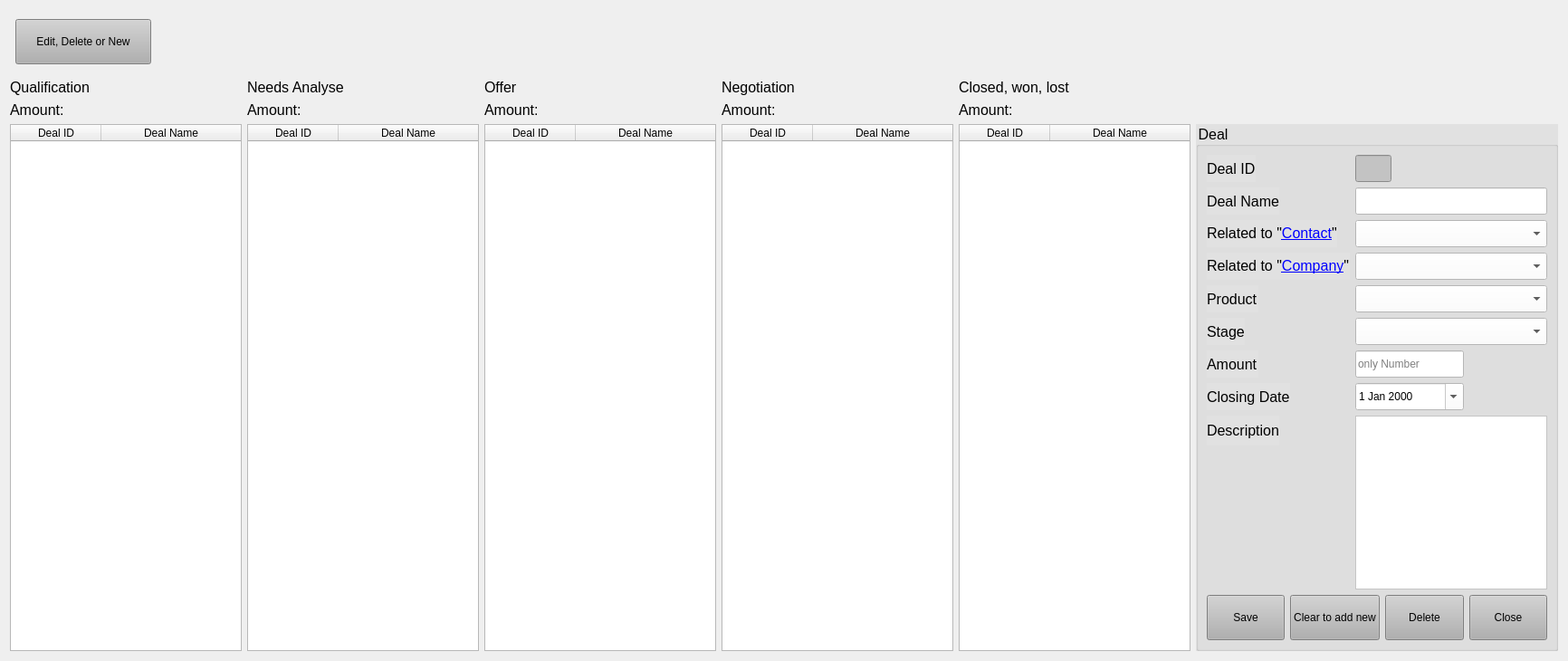
      <widget class="QWidget" name="tab_8">
       <attribute name="title">
        <string>Seite</string>
       </attribute>
       <layout class="QGridLayout" name="gridLayout_6">
        <item row="2" column="0" colspan="2">
         <layout class="QGridLayout" name="gridLayout_7">
          <item row="2" column="0">
           <widget class="QTableWidget" name="tableWidget_4">
            <property name="styleSheet">
             <string notr="true">QScrollBar::handle:horizontal{background-color: rgb(176, 176, 176)}\</string>
            </property>
            <property name="selectionBehavior">
             <enum>QAbstractItemView::SelectRows</enum>
            </property>
            <attribute name="horizontalHeaderStretchLastSection">
             <bool>true</bool>
            </attribute>
            <attribute name="verticalHeaderVisible">
             <bool>false</bool>
            </attribute>
            <column>
             <property name="text">
              <string>Deal ID</string>
             </property>
            </column>
            <column>
             <property name="text">
              <string>Deal Name</string>
             </property>
            </column>
           </widget>
          </item>
          <item row="2" column="1">
           <widget class="QTableWidget" name="tableWidget_7">
            <property name="styleSheet">
             <string notr="true">QScrollBar::handle:horizontal{background-color: rgb(176, 176, 176)}\</string>
            </property>
            <property name="selectionBehavior">
             <enum>QAbstractItemView::SelectRows</enum>
            </property>
            <attribute name="horizontalHeaderStretchLastSection">
             <bool>true</bool>
            </attribute>
            <attribute name="verticalHeaderVisible">
             <bool>false</bool>
            </attribute>
            <column>
             <property name="text">
              <string>Deal ID</string>
             </property>
            </column>
            <column>
             <property name="text">
              <string>Deal Name</string>
             </property>
            </column>
           </widget>
          </item>
          <item row="2" column="2">
           <widget class="QTableWidget" name="tableWidget_6">
            <property name="styleSheet">
             <string notr="true">QScrollBar::handle:horizontal{background-color: rgb(176, 176, 176)}\</string>
            </property>
            <property name="selectionBehavior">
             <enum>QAbstractItemView::SelectRows</enum>
            </property>
            <attribute name="horizontalHeaderStretchLastSection">
             <bool>true</bool>
            </attribute>
            <attribute name="verticalHeaderVisible">
             <bool>false</bool>
            </attribute>
            <column>
             <property name="text">
              <string>Deal ID</string>
             </property>
            </column>
            <column>
             <property name="text">
              <string>Deal Name</string>
             </property>
            </column>
           </widget>
          </item>
          <item row="2" column="3">
           <widget class="QTableWidget" name="tableWidget_8">
            <property name="styleSheet">
             <string notr="true">QScrollBar::handle:horizontal{background-color: rgb(176, 176, 176)}\</string>
            </property>
            <property name="selectionBehavior">
             <enum>QAbstractItemView::SelectRows</enum>
            </property>
            <attribute name="horizontalHeaderStretchLastSection">
             <bool>true</bool>
            </attribute>
            <attribute name="verticalHeaderVisible">
             <bool>false</bool>
            </attribute>
            <column>
             <property name="text">
              <string>Deal ID</string>
             </property>
            </column>
            <column>
             <property name="text">
              <string>Deal Name</string>
             </property>
            </column>
           </widget>
          </item>
          <item row="2" column="4">
           <widget class="QTableWidget" name="tableWidget_9">
            <property name="styleSheet">
             <string notr="true">QScrollBar::handle:horizontal{background-color: rgb(176, 176, 176)}\</string>
            </property>
            <property name="selectionBehavior">
             <enum>QAbstractItemView::SelectRows</enum>
            </property>
            <attribute name="horizontalHeaderStretchLastSection">
             <bool>true</bool>
            </attribute>
            <attribute name="verticalHeaderVisible">
             <bool>false</bool>
            </attribute>
            <column>
             <property name="text">
              <string>Deal ID</string>
             </property>
            </column>
            <column>
             <property name="text">
              <string>Deal Name</string>
             </property>
            </column>
           </widget>
          </item>
          <item row="2" column="5">
           <widget class="QGroupBox" name="groupBox_11">
            <property name="minimumSize">
             <size>
              <width>0</width>
              <height>0</height>
             </size>
            </property>
            <property name="maximumSize">
             <size>
              <width>400</width>
              <height>16777215</height>
             </size>
            </property>
            <property name="font">
             <font>
              <family>Segoe UI</family>
              <pointsize>12</pointsize>
             </font>
            </property>
            <property name="styleSheet">
             <string notr="true">background-color: rgb(225, 225, 225);</string>
            </property>
            <property name="title">
             <string>Deal</string>
            </property>
            <layout class="QVBoxLayout" name="verticalLayout_11">
             <item>
              <layout class="QFormLayout" name="formLayout_5">
               <item row="0" column="0">
                <widget class="QLabel" name="label_74">
                 <property name="minimumSize">
                  <size>
                   <width>40</width>
                   <height>30</height>
                  </size>
                 </property>
                 <property name="font">
                  <font>
                   <family>Segoe UI</family>
                   <pointsize>12</pointsize>
                  </font>
                 </property>
                 <property name="text">
                  <string>Deal ID</string>
                 </property>
                </widget>
               </item>
               <item row="1" column="0">
                <widget class="QLabel" name="label_75">
                 <property name="minimumSize">
                  <size>
                   <width>40</width>
                   <height>30</height>
                  </size>
                 </property>
                 <property name="font">
                  <font>
                   <family>Segoe UI</family>
                   <pointsize>12</pointsize>
                  </font>
                 </property>
                 <property name="text">
                  <string>Deal Name</string>
                 </property>
                </widget>
               </item>
               <item row="2" column="0">
                <widget class="QLabel" name="label_76">
                 <property name="minimumSize">
                  <size>
                   <width>40</width>
                   <height>0</height>
                  </size>
                 </property>
                 <property name="font">
                  <font>
                   <family>Segoe UI</family>
                   <pointsize>12</pointsize>
                  </font>
                 </property>
                 <property name="text">
                  <string>Related to &quot;&lt;a href='#'&gt;Contact&lt;/a&gt;&quot;</string>
                 </property>
                </widget>
               </item>
               <item row="3" column="0">
                <widget class="QLabel" name="label_77">
                 <property name="minimumSize">
                  <size>
                   <width>40</width>
                   <height>0</height>
                  </size>
                 </property>
                 <property name="font">
                  <font>
                   <family>Segoe UI</family>
                   <pointsize>12</pointsize>
                  </font>
                 </property>
                 <property name="text">
                  <string>&lt;html&gt;&lt;head/&gt;&lt;body&gt;&lt;p&gt;Related to &amp;quot;&lt;a href=&quot;#&quot;&gt;&lt;span style=&quot; text-decoration: underline; color:#0000ff;&quot;&gt;Company&lt;/span&gt;&lt;/a&gt;&amp;quot;&lt;/p&gt;&lt;/body&gt;&lt;/html&gt;</string>
                 </property>
                </widget>
               </item>
               <item row="4" column="0">
                <widget class="QLabel" name="label_79">
                 <property name="minimumSize">
                  <size>
                   <width>40</width>
                   <height>0</height>
                  </size>
                 </property>
                 <property name="font">
                  <font>
                   <family>Segoe UI</family>
                   <pointsize>12</pointsize>
                  </font>
                 </property>
                 <property name="text">
                  <string>Product</string>
                 </property>
                </widget>
               </item>
               <item row="5" column="0">
                <widget class="QLabel" name="label_86">
                 <property name="minimumSize">
                  <size>
                   <width>40</width>
                   <height>0</height>
                  </size>
                 </property>
                 <property name="font">
                  <font>
                   <family>Segoe UI</family>
                   <pointsize>12</pointsize>
                  </font>
                 </property>
                 <property name="text">
                  <string>Stage</string>
                 </property>
                </widget>
               </item>
               <item row="6" column="0">
                <widget class="QLabel" name="label_87">
                 <property name="minimumSize">
                  <size>
                   <width>40</width>
                   <height>0</height>
                  </size>
                 </property>
                 <property name="font">
                  <font>
                   <family>Segoe UI</family>
                   <pointsize>12</pointsize>
                  </font>
                 </property>
                 <property name="text">
                  <string>Amount</string>
                 </property>
                </widget>
               </item>
               <item row="7" column="0">
                <widget class="QLabel" name="label_88">
                 <property name="minimumSize">
                  <size>
                   <width>40</width>
                   <height>0</height>
                  </size>
                 </property>
                 <property name="font">
                  <font>
                   <family>Segoe UI</family>
                   <pointsize>12</pointsize>
                  </font>
                 </property>
                 <property name="text">
                  <string>Closing Date</string>
                 </property>
                </widget>
               </item>
               <item row="8" column="0">
                <widget class="QLabel" name="label_78">
                 <property name="minimumSize">
                  <size>
                   <width>40</width>
                   <height>0</height>
                  </size>
                 </property>
                 <property name="font">
                  <font>
                   <family>Segoe UI</family>
                   <pointsize>12</pointsize>
                  </font>
                 </property>
                 <property name="text">
                  <string>Description</string>
                 </property>
                </widget>
               </item>
               <item row="0" column="1">
                <widget class="QLineEdit" name="lineEdit_47">
                 <property name="minimumSize">
                  <size>
                   <width>0</width>
                   <height>30</height>
                  </size>
                 </property>
                 <property name="maximumSize">
                  <size>
                   <width>40</width>
                   <height>16777215</height>
                  </size>
                 </property>
                 <property name="styleSheet">
                  <string notr="true">background-color: rgb(195, 195, 195);</string>
                 </property>
                 <property name="readOnly">
                  <bool>true</bool>
                 </property>
                </widget>
               </item>
               <item row="1" column="1">
                <widget class="QLineEdit" name="lineEdit_48">
                 <property name="minimumSize">
                  <size>
                   <width>0</width>
                   <height>30</height>
                  </size>
                 </property>
                 <property name="maximumSize">
                  <size>
                   <width>430</width>
                   <height>16777215</height>
                  </size>
                 </property>
                 <property name="styleSheet">
                  <string notr="true">background-color: rgb(255, 255, 255);</string>
                 </property>
                </widget>
               </item>
               <item row="5" column="1">
                <widget class="QComboBox" name="comboBox_18">
                 <property name="minimumSize">
                  <size>
                   <width>0</width>
                   <height>30</height>
                  </size>
                 </property>
                 <property name="maximumSize">
                  <size>
                   <width>430</width>
                   <height>16777215</height>
                  </size>
                 </property>
                 <property name="styleSheet">
                  <string notr="true">background-color: rgb(255, 255, 255);</string>
                 </property>
                </widget>
               </item>
               <item row="6" column="1">
                <layout class="QHBoxLayout" name="horizontalLayout_10">
                 <item>
                  <widget class="QLineEdit" name="lineEdit_57">
                   <property name="minimumSize">
                    <size>
                     <width>120</width>
                     <height>30</height>
                    </size>
                   </property>
                   <property name="maximumSize">
                    <size>
                     <width>100</width>
                     <height>16777215</height>
                    </size>
                   </property>
                   <property name="styleSheet">
                    <string notr="true">background-color: rgb(255, 255, 255);</string>
                   </property>
                   <property name="inputMask">
                    <string comment=" "/>
                   </property>
                   <property name="placeholderText">
                    <string>only Number</string>
                   </property>
                  </widget>
                 </item>
                 <item>
                  <spacer name="horizontalSpacer_5">
                   <property name="orientation">
                    <enum>Qt::Horizontal</enum>
                   </property>
                   <property name="sizeHint" stdset="0">
                    <size>
                     <width>500</width>
                     <height>20</height>
                    </size>
                   </property>
                  </spacer>
                 </item>
                </layout>
               </item>
               <item row="7" column="1">
                <layout class="QHBoxLayout" name="horizontalLayout_11">
                 <item>
                  <widget class="QDateEdit" name="dateEdit_3">
                   <property name="sizePolicy">
                    <sizepolicy hsizetype="Minimum" vsizetype="Fixed">
                     <horstretch>0</horstretch>
                     <verstretch>0</verstretch>
                    </sizepolicy>
                   </property>
                   <property name="minimumSize">
                    <size>
                     <width>120</width>
                     <height>30</height>
                    </size>
                   </property>
                   <property name="styleSheet">
                    <string notr="true">background-color: rgb(255, 255, 255);</string>
                   </property>
                   <property name="calendarPopup">
                    <bool>true</bool>
                   </property>
                  </widget>
                 </item>
                 <item>
                  <spacer name="horizontalSpacer_9">
                   <property name="orientation">
                    <enum>Qt::Horizontal</enum>
                   </property>
                   <property name="sizeHint" stdset="0">
                    <size>
                     <width>35</width>
                     <height>20</height>
                    </size>
                   </property>
                  </spacer>
                 </item>
                </layout>
               </item>
               <item row="8" column="1">
                <widget class="QPlainTextEdit" name="plainTextEdit_7">
                 <property name="maximumSize">
                  <size>
                   <width>430</width>
                   <height>16777215</height>
                  </size>
                 </property>
                 <property name="styleSheet">
                  <string notr="true">background-color: rgb(255, 255, 255);</string>
                 </property>
                </widget>
               </item>
               <item row="3" column="1">
                <widget class="QComboBox" name="comboBox_7">
                 <property name="minimumSize">
                  <size>
                   <width>0</width>
                   <height>30</height>
                  </size>
                 </property>
                 <property name="maximumSize">
                  <size>
                   <width>430</width>
                   <height>16777215</height>
                  </size>
                 </property>
                 <property name="styleSheet">
                  <string notr="true">background-color: rgb(255, 255, 255);</string>
                 </property>
                </widget>
               </item>
               <item row="4" column="1">
                <widget class="QComboBox" name="comboBox_8">
                 <property name="minimumSize">
                  <size>
                   <width>0</width>
                   <height>30</height>
                  </size>
                 </property>
                 <property name="maximumSize">
                  <size>
                   <width>430</width>
                   <height>16777215</height>
                  </size>
                 </property>
                 <property name="styleSheet">
                  <string notr="true">background-color: rgb(255, 255, 255);</string>
                 </property>
                </widget>
               </item>
               <item row="2" column="1">
                <widget class="QComboBox" name="comboBox_9">
                 <property name="minimumSize">
                  <size>
                   <width>0</width>
                   <height>30</height>
                  </size>
                 </property>
                 <property name="maximumSize">
                  <size>
                   <width>430</width>
                   <height>16777215</height>
                  </size>
                 </property>
                 <property name="layoutDirection">
                  <enum>Qt::LeftToRight</enum>
                 </property>
                 <property name="styleSheet">
                  <string notr="true">background-color: rgb(255, 255, 255);</string>
                 </property>
                 <property name="currentIndex">
                  <number>-1</number>
                 </property>
                 <property name="maxVisibleItems">
                  <number>20</number>
                 </property>
                 <property name="sizeAdjustPolicy">
                  <enum>QComboBox::AdjustToContents</enum>
                 </property>
                 <property name="minimumContentsLength">
                  <number>20000</number>
                 </property>
                 <property name="frame">
                  <bool>true</bool>
                 </property>
                 <property name="modelColumn">
                  <number>0</number>
                 </property>
                </widget>
               </item>
              </layout>
             </item>
             <item>
              <layout class="QHBoxLayout" name="horizontalLayout_23">
               <item>
                <widget class="QPushButton" name="pushButton_49">
                 <property name="sizePolicy">
                  <sizepolicy hsizetype="Minimum" vsizetype="Preferred">
                   <horstretch>0</horstretch>
                   <verstretch>0</verstretch>
                  </sizepolicy>
                 </property>
                 <property name="minimumSize">
                  <size>
                   <width>0</width>
                   <height>50</height>
                  </size>
                 </property>
                 <property name="styleSheet">
                  <string notr="true">background-color: rgb(176, 176, 176);</string>
                 </property>
                 <property name="text">
                  <string>Save</string>
                 </property>
                </widget>
               </item>
               <item>
                <widget class="QPushButton" name="pushButton_50">
                 <property name="sizePolicy">
                  <sizepolicy hsizetype="Minimum" vsizetype="Preferred">
                   <horstretch>0</horstretch>
                   <verstretch>0</verstretch>
                  </sizepolicy>
                 </property>
                 <property name="minimumSize">
                  <size>
                   <width>0</width>
                   <height>50</height>
                  </size>
                 </property>
                 <property name="styleSheet">
                  <string notr="true">background-color: rgb(176, 176, 176);</string>
                 </property>
                 <property name="text">
                  <string>Clear to add new</string>
                 </property>
                </widget>
               </item>
               <item>
                <widget class="QPushButton" name="pushButton_53">
                 <property name="sizePolicy">
                  <sizepolicy hsizetype="Minimum" vsizetype="Preferred">
                   <horstretch>0</horstretch>
                   <verstretch>0</verstretch>
                  </sizepolicy>
                 </property>
                 <property name="minimumSize">
                  <size>
                   <width>0</width>
                   <height>50</height>
                  </size>
                 </property>
                 <property name="styleSheet">
                  <string notr="true">background-color: rgb(176, 176, 176);</string>
                 </property>
                 <property name="text">
                  <string>Delete</string>
                 </property>
                </widget>
               </item>
               <item>
                <widget class="QPushButton" name="pushButton_51">
                 <property name="sizePolicy">
                  <sizepolicy hsizetype="Minimum" vsizetype="Preferred">
                   <horstretch>0</horstretch>
                   <verstretch>0</verstretch>
                  </sizepolicy>
                 </property>
                 <property name="minimumSize">
                  <size>
                   <width>0</width>
                   <height>50</height>
                  </size>
                 </property>
                 <property name="styleSheet">
                  <string notr="true">background-color: rgb(176, 176, 176);</string>
                 </property>
                 <property name="text">
                  <string>Close</string>
                 </property>
                </widget>
               </item>
              </layout>
             </item>
            </layout>
           </widget>
          </item>
          <item row="0" column="3">
           <widget class="QLabel" name="label_82">
            <property name="minimumSize">
             <size>
              <width>40</width>
              <height>0</height>
             </size>
            </property>
            <property name="font">
             <font>
              <family>Segoe UI</family>
              <pointsize>12</pointsize>
             </font>
            </property>
            <property name="text">
             <string>Negotiation</string>
            </property>
           </widget>
          </item>
          <item row="0" column="2">
           <widget class="QLabel" name="label_83">
            <property name="minimumSize">
             <size>
              <width>40</width>
              <height>0</height>
             </size>
            </property>
            <property name="font">
             <font>
              <family>Segoe UI</family>
              <pointsize>12</pointsize>
             </font>
            </property>
            <property name="text">
             <string>Offer</string>
            </property>
           </widget>
          </item>
          <item row="0" column="0">
           <widget class="QLabel" name="label_80">
            <property name="minimumSize">
             <size>
              <width>40</width>
              <height>0</height>
             </size>
            </property>
            <property name="font">
             <font>
              <family>Segoe UI</family>
              <pointsize>12</pointsize>
             </font>
            </property>
            <property name="text">
             <string>Qualification</string>
            </property>
           </widget>
          </item>
          <item row="0" column="4">
           <widget class="QLabel" name="label_81">
            <property name="minimumSize">
             <size>
              <width>40</width>
              <height>0</height>
             </size>
            </property>
            <property name="font">
             <font>
              <family>Segoe UI</family>
              <pointsize>12</pointsize>
             </font>
            </property>
            <property name="text">
             <string>Closed, won, lost</string>
            </property>
           </widget>
          </item>
          <item row="0" column="1">
           <widget class="QLabel" name="label_84">
            <property name="minimumSize">
             <size>
              <width>40</width>
              <height>0</height>
             </size>
            </property>
            <property name="font">
             <font>
              <family>Segoe UI</family>
              <pointsize>12</pointsize>
             </font>
            </property>
            <property name="text">
             <string>Needs Analyse</string>
            </property>
           </widget>
          </item>
          <item row="1" column="0">
           <widget class="QLabel" name="label_25">
            <property name="font">
             <font>
              <pointsize>12</pointsize>
             </font>
            </property>
            <property name="text">
             <string>Amount:</string>
            </property>
           </widget>
          </item>
          <item row="1" column="1">
           <widget class="QLabel" name="label_43">
            <property name="font">
             <font>
              <pointsize>12</pointsize>
             </font>
            </property>
            <property name="text">
             <string>Amount:</string>
            </property>
           </widget>
          </item>
          <item row="1" column="2">
           <widget class="QLabel" name="label_47">
            <property name="font">
             <font>
              <pointsize>12</pointsize>
             </font>
            </property>
            <property name="text">
             <string>Amount:</string>
            </property>
           </widget>
          </item>
          <item row="1" column="3">
           <widget class="QLabel" name="label_112">
            <property name="font">
             <font>
              <pointsize>12</pointsize>
             </font>
            </property>
            <property name="text">
             <string>Amount:</string>
            </property>
           </widget>
          </item>
          <item row="1" column="4">
           <widget class="QLabel" name="label_113">
            <property name="font">
             <font>
              <pointsize>12</pointsize>
             </font>
            </property>
            <property name="text">
             <string>Amount:</string>
            </property>
           </widget>
          </item>
         </layout>
        </item>
        <item row="0" column="1">
         <layout class="QHBoxLayout" name="horizontalLayout">
          <property name="bottomMargin">
           <number>20</number>
          </property>
          <item>
           <widget class="QPushButton" name="pushButton_52">
            <property name="sizePolicy">
             <sizepolicy hsizetype="Minimum" vsizetype="Preferred">
              <horstretch>0</horstretch>
              <verstretch>0</verstretch>
             </sizepolicy>
            </property>
            <property name="minimumSize">
             <size>
              <width>150</width>
              <height>50</height>
             </size>
            </property>
            <property name="maximumSize">
             <size>
              <width>80</width>
              <height>30</height>
             </size>
            </property>
            <property name="styleSheet">
             <string notr="true">background-color: rgb(176, 176, 176);</string>
            </property>
            <property name="text">
             <string>Edit, Delete or New</string>
            </property>
           </widget>
          </item>
          <item>
           <spacer name="horizontalSpacer_6">
            <property name="orientation">
             <enum>Qt::Horizontal</enum>
            </property>
            <property name="sizeHint" stdset="0">
             <size>
              <width>40</width>
              <height>20</height>
             </size>
            </property>
           </spacer>
          </item>
         </layout>
        </item>
       </layout>
      </widget>
